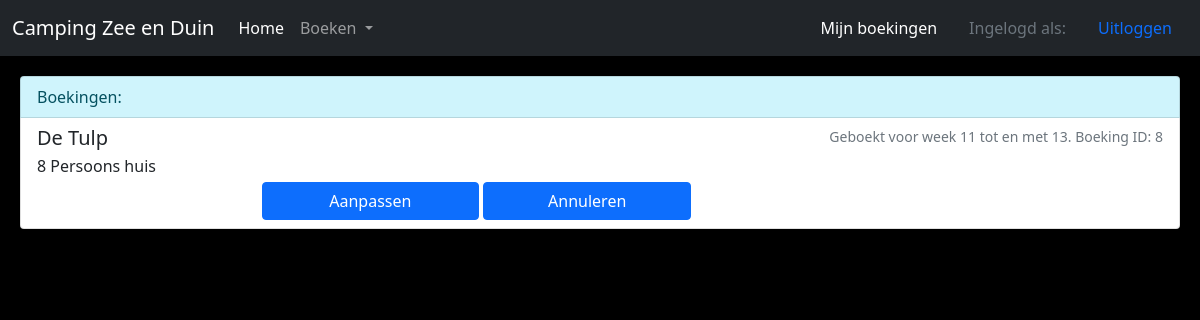
The page /boekingen (signed in) on the database its author committed.
### databasevuller.py (models this page shows, shortened)
class Boekingen(db.Model):
    __tablename__='Boekingen'
    id=db.Column(db.Integer,primary_key=True)
    klanten_id= db.Column(db.Integer, db.ForeignKey('Klanten.id'))
    Klanten = db.relationship('Klanten', backref='Boekingen', uselist=False)
    Bungalow_id= db.Column(db.Integer, db.ForeignKey('Huizen.id'))
    stemmer = db.relationship('Huizen', backref='Boekingen', uselist=False)
    weeknummer= db.Column(db.Integer)
    lengte= db.Column(db.Integer)

class Huizen(db.Model):
    __tablename__ = 'Huizen'
    id = db.Column(db.Integer,primary_key=True)
    naam = db.Column(db.Text)
    type = db.Column(db.Integer)

class Types(db.Model):
    __tablename__ = 'Types'
    id = db.Column(db.Integer,primary_key=True)
    personen = db.Column(db.Integer)
    weekprijs = db.Column(db.Integer)

### bungalowpark.py (the view)
@app.route("/boekingen")
def boekingen():
    if session['logged_in'] == 0:
        return redirect('/')
    with app.app_context():
        if Boekingen.query.all()!=[]:
            boekingen=[]
            for x in (Boekingen.query.join(Huizen,Boekingen.Bungalow_id==Huizen.id).add_columns(Boekingen.id,
                                                                                                Boekingen.klanten_id,
                                                                                                Boekingen.weeknummer,
                                                                                                Boekingen.lengte,
                                                                                                Huizen.naam,
                                                                                                Huizen.type
                                                                                                ).all()):
                if x.klanten_id == session['id']:
                    boekingen.append((x.id, x.weeknummer, x.naam,x.type, x.lengte))
            session['boeks']=boekingen
        else:
            session['boeks']=[]
        types=[]
        for x in (Types.query.all()):
                types.append((x.id,x.personen,x.weekprijs))
        session['types']=types
        return render_template('boekingen.html')

### Templates/boekingen.html (shortened to what this page needs)
{% extends "template.html" %}
{% block inhoud %}
    <ul class="list-group" style="margin: 20px;">
        {% if session['boeks'] == [] %}
        <li class="list-group-item list-group-item-info">Boekingen: U heeft geen boekingen</li>
        {% else %}
        <li class="list-group-item list-group-item-info">Boekingen:</li>
            {% for i in session['boeks'] %}
                <a class="list-group-item list-group-item-action">
                    <div class="d-flex w-100 justify-content-between">
                        <h5 class="mb-1">{{ i[2] }}</h5>
                        {% if i[4] == 1 %}
                            <small class="text-muted">Geboekt voor week {{ i[1] }}. Boeking ID: {{ i[0] }}</small>
                        {%elif i[1] + i[4] == 53%}
                            <small class="text-muted">Geboekt voor week {{ i[1] }} tot en met 52. Boeking ID: {{ i[0] }}</small>
                        {%elif i[1] + i[4]>52%}
                            <small class="text-muted">Geboekt voor week {{ i[1] }} tot en met {{ i[1] + i[4] - 53 }}. Boeking ID: {{ i[0] }}</small>
                        {% else %}
                            <small class="text-muted">Geboekt voor week {{ i[1] }} tot en met {{ i[1] + i[4] - 1 }}. Boeking ID: {{ i[0] }}</small>
                        {% endif %}
                    </div>
                    <div>
                        <p class="mb-1">{{ session['types'][i[3]-1][1] }} Persoons huis</p>
                        <form action="{{ url_for('huisinfo') }}" method="get" style="float: left; margin-left: 20%;">
                            <button type="submit" class="btn btn-primary" style="width: 200%;">Aanpassen</button>
                        </form>
                        <form action="{{ url_for('annuleren') }}" method="get" style="float: left; margin-left: 10%;">
                            <button type="submit" class="btn btn-primary" style="width: 200%;">Annuleren</button>
                        </form>
                    </div>
                </a>
            {% endfor %}
        {% endif %}
    </ul>
{% endblock %}

### Templates/template.html (shortened to what this page needs)
<!DOCTYPE html>
<html lang="nl">
  <head>
      <link href="https://cdn.jsdelivr.net/npm/bootstrap@5.0.2/dist/css/bootstrap.min.css" rel="stylesheet">
      <link rel="stylesheet" href="{{url_for('static', filename='bungalowpark.css')}}">
  </head>
  <body>
  <nav class="navbar navbar-expand-lg navbar-dark bg-dark">
      <div class="container-fluid">
          <a class="navbar-brand" href="contact">Camping Zee en Duin</a>
          <div class="collapse navbar-collapse" id="navbarSupportedContent">
              <ul class="navbar-nav me-auto mb-2 mb-lg-0">
                  <li class="nav-item">
                      <a class="nav-link active" aria-current="page" href="/">Home</a>
                  </li>
                  <li class="nav-item dropdown">
                      <a class="nav-link dropdown-toggle" href="#" id="navbarDropdown" role="button" data-bs-toggle="dropdown" aria-expanded="false">
                          Boeken
                      </a>
                  </li>
              </ul>
              {% if session['logged_in']== 1%}
              <a class="nav-link active" style="color: white" aria-current="page" href="boekingen">Mijn boekingen</a>
              <a class="nav-link disabled" href="#" tabindex="-1" aria-disabled="true">Ingelogd als: {{session['Naam']}} </a>
              <a class="nav-link active" aria-current="page" href="uitloggen">Uitloggen</a>
              {% else %}
              <a class="nav-link active" aria-current="page" href="inloggen">Inloggen</a>
              {%endif%}
          </div>
      </div>
  </nav>
  {% block inhoud %}
  {% endblock %}
  </body>
</html>

### static/bungalowpark.css (style rules this page uses)
body { background-color: rgb(0, 0, 0); background-image: url("homepagebg.png"); background-repeat: no-repeat; background-size: auto; background-attachment: fixed; margin: 0px; }

### rows shown on the page
Boekingen: naam "De Tulp", weeknummer "11", i[1]+i[4]-1 "13", id "8"
Types: personen "8"
